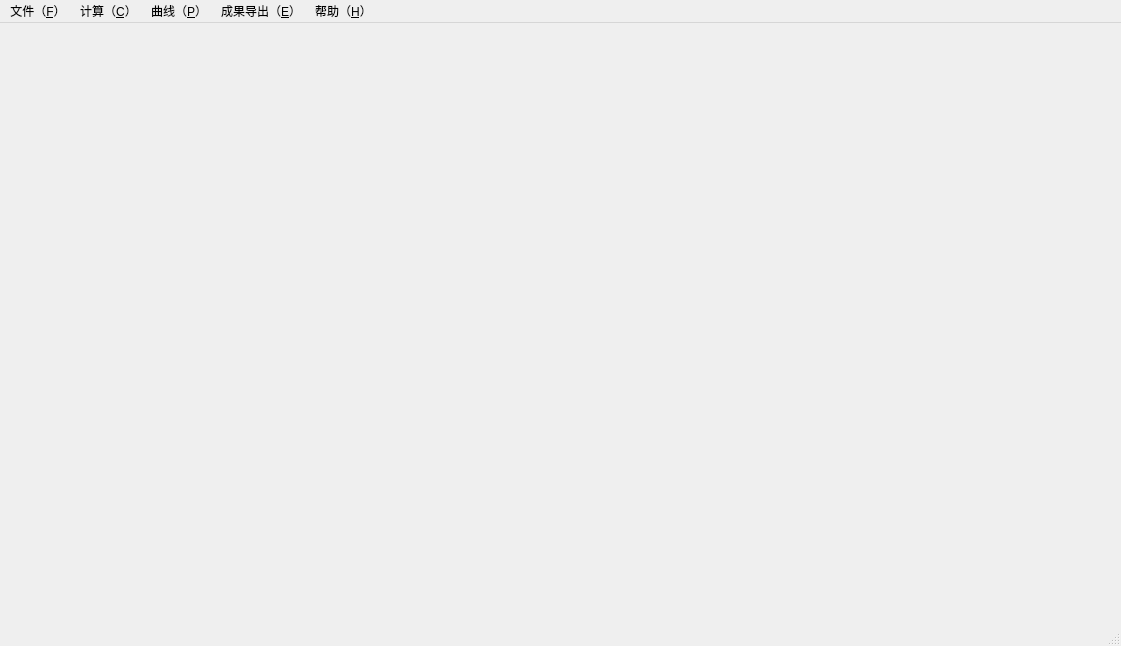
<?xml version="1.0" encoding="UTF-8"?>
<ui version="4.0">
 <class>MainWindow</class>
 <widget class="QMainWindow" name="MainWindow">
  <property name="geometry">
   <rect>
    <x>0</x>
    <y>0</y>
    <width>1121</width>
    <height>646</height>
   </rect>
  </property>
  <property name="windowTitle">
   <string>陆相页岩可压性评价软件-version1.0</string>
  </property>
  <property name="styleSheet">
   <string notr="true"/>
  </property>
  <widget class="QWidget" name="centralwidget"/>
  <widget class="QMenuBar" name="menubar">
   <property name="geometry">
    <rect>
     <x>0</x>
     <y>0</y>
     <width>1121</width>
     <height>23</height>
    </rect>
   </property>
   <widget class="QMenu" name="menu">
    <property name="title">
     <string>文件（&amp;F）</string>
    </property>
    <addaction name="actFile_wellinfo"/>
    <addaction name="actFile_loadlogdata"/>
    <addaction name="separator"/>
    <addaction name="actFile_exit"/>
   </widget>
   <widget class="QMenu" name="menu_2">
    <property name="title">
     <string>计算（&amp;C）</string>
    </property>
    <addaction name="actCal_brit"/>
    <addaction name="actCal_property"/>
    <addaction name="actCal_fi"/>
    <addaction name="actCal_cor"/>
   </widget>
   <widget class="QMenu" name="menu_P">
    <property name="title">
     <string>曲线（&amp;P）</string>
    </property>
    <addaction name="actPaint_property"/>
    <addaction name="actPaint_fi"/>
   </widget>
   <widget class="QMenu" name="menu_I">
    <property name="title">
     <string>成果导出（&amp;E）</string>
    </property>
    <addaction name="actExport_excel"/>
    <addaction name="actExport_txt"/>
   </widget>
   <widget class="QMenu" name="menu_H">
    <property name="title">
     <string>帮助（&amp;H）</string>
    </property>
    <addaction name="actHelp_instruction"/>
   </widget>
   <addaction name="menu"/>
   <addaction name="menu_2"/>
   <addaction name="menu_P"/>
   <addaction name="menu_I"/>
   <addaction name="menu_H"/>
  </widget>
  <widget class="QStatusBar" name="statusbar"/>
  <action name="actFile_wellinfo">
   <property name="text">
    <string>输入井段参数</string>
   </property>
  </action>
  <action name="actFile_loadlogdata">
   <property name="text">
    <string>导入测井数据</string>
   </property>
   <property name="toolTip">
    <string>导入测井数据</string>
   </property>
  </action>
  <action name="actCal_property">
   <property name="text">
    <string>岩石力学参数计算</string>
   </property>
   <property name="toolTip">
    <string>岩石力学参数计算</string>
   </property>
  </action>
  <action name="actCal_brit">
   <property name="checkable">
    <bool>false</bool>
   </property>
   <property name="enabled">
    <bool>true</bool>
   </property>
   <property name="text">
    <string>脆性计算方法</string>
   </property>
  </action>
  <action name="actCal_fi">
   <property name="text">
    <string>可压性计算</string>
   </property>
  </action>
  <action name="actCal_cor">
   <property name="enabled">
    <bool>false</bool>
   </property>
   <property name="text">
    <string>压裂施工校正</string>
   </property>
  </action>
  <action name="actPaint_property">
   <property name="text">
    <string>岩石力学参数曲线</string>
   </property>
   <property name="toolTip">
    <string>岩石力学参数曲线</string>
   </property>
  </action>
  <action name="actPaint_fi">
   <property name="text">
    <string>可压性曲线</string>
   </property>
  </action>
  <action name="actExport_excel">
   <property name="text">
    <string>导出为excel文件</string>
   </property>
  </action>
  <action name="actExport_txt">
   <property name="text">
    <string>导出为txt文件</string>
   </property>
  </action>
  <action name="actHelp_instruction">
   <property name="text">
    <string>说明</string>
   </property>
  </action>
  <action name="actFile_exit">
   <property name="text">
    <string>退出</string>
   </property>
  </action>
 </widget>
 <resources>
  <include location="res.qrc"/>
 </resources>
 <connections>
  <connection>
   <sender>actFile_exit</sender>
   <signal>triggered()</signal>
   <receiver>MainWindow</receiver>
   <slot>close()</slot>
   <hints>
    <hint type="sourcelabel">
     <x>-1</x>
     <y>-1</y>
    </hint>
    <hint type="destinationlabel">
     <x>514</x>
     <y>410</y>
    </hint>
   </hints>
  </connection>
 </connections>
</ui>
